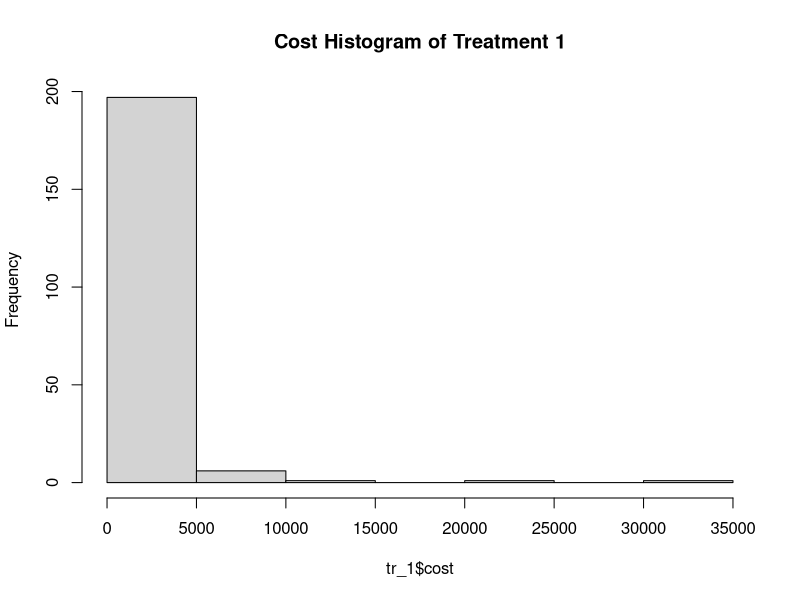
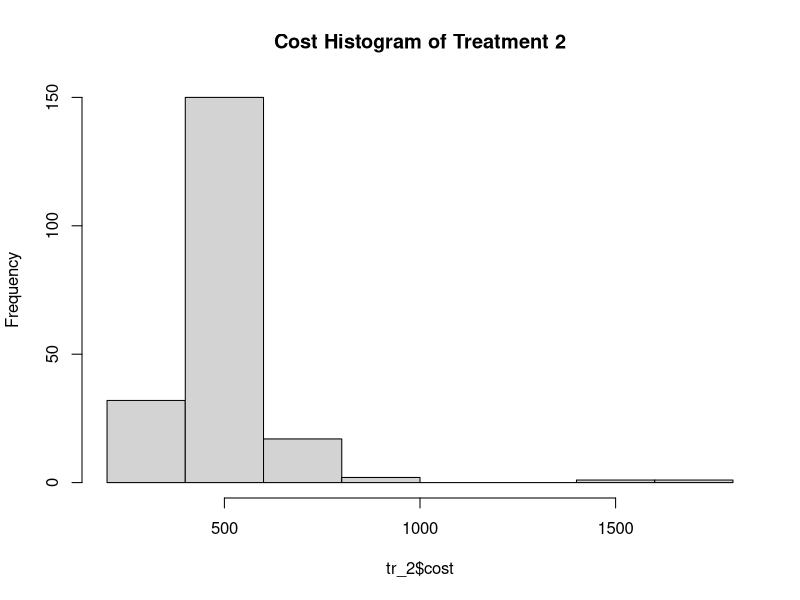
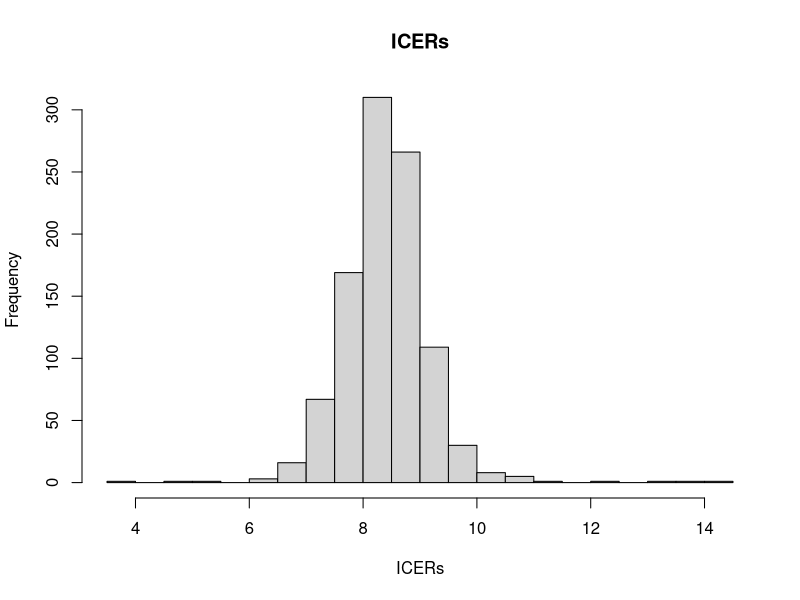
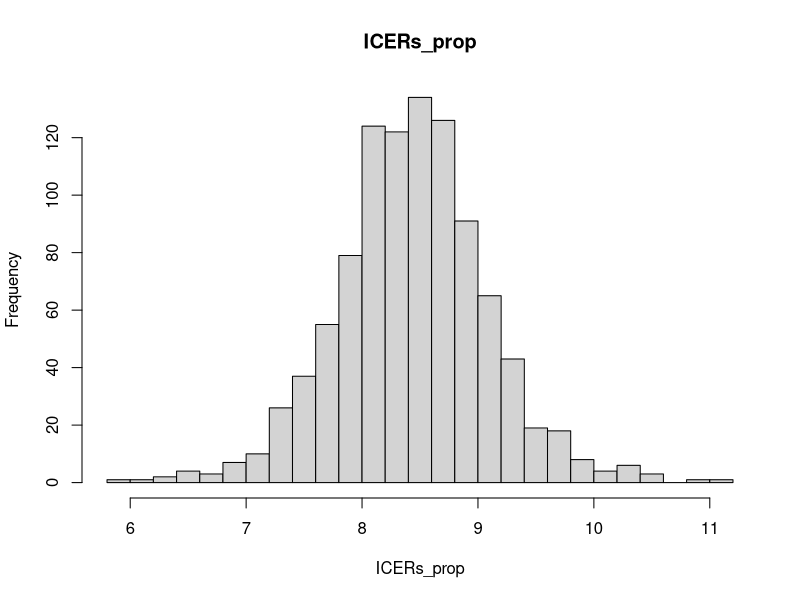
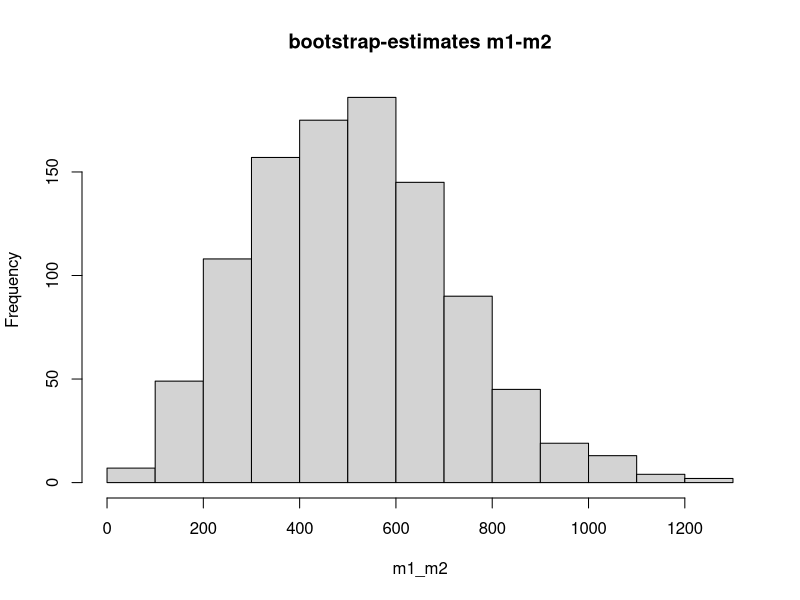
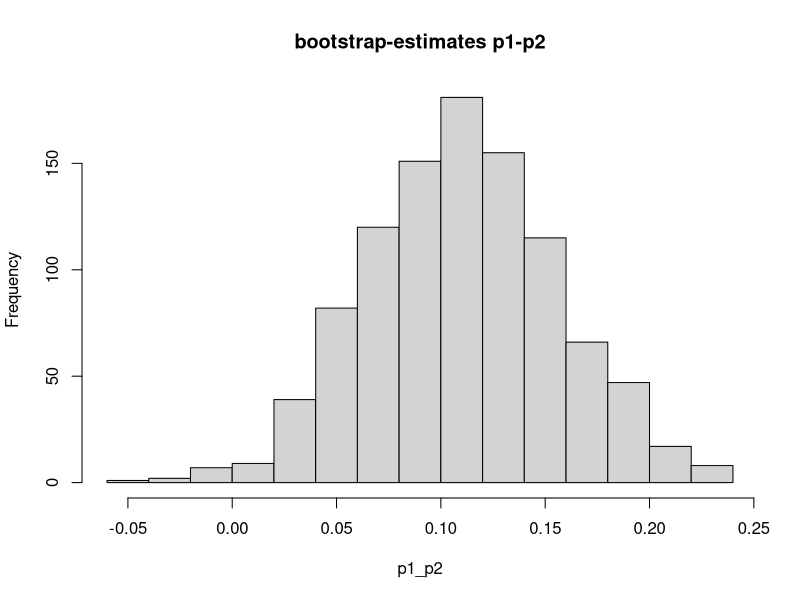
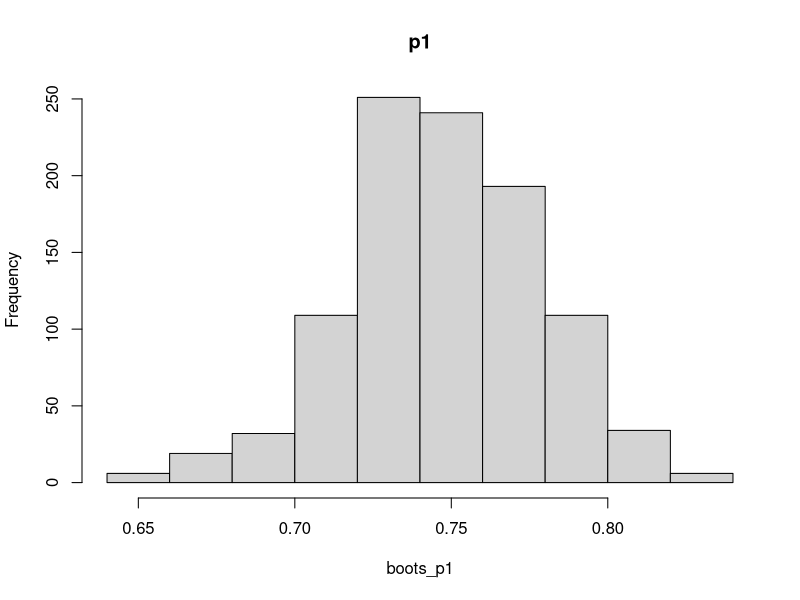
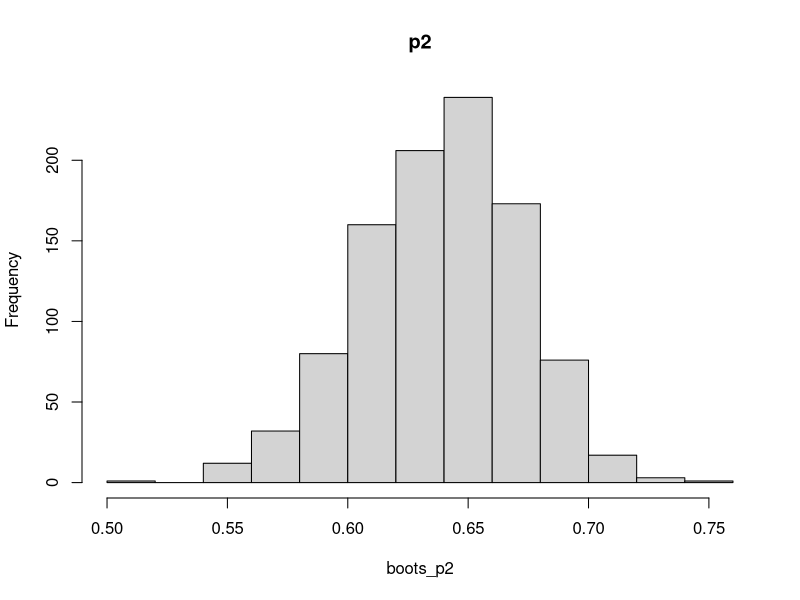

These charts were generated, in order, by the following R code: (Note: this script raises an error after producing the figures.)
## ---- chunk 1
# install.packages("e1071")
library(dplyr)

## ---- chunk 2

data <- read.csv("costefficacydata.csv")
# remove unecessairy duplicates of the patient number 
data <- data %>% select(-one_of('X', 'X.1')) 

set.seed(4242)
## ---- chunk 3

# treatment one
tr_1 <- subset(data, trt == 1)
hist(tr_1$cost, main="Cost Histogram of Treatment 1")
n_ev_tr1 <- nrow(subset(tr_1, event == 1))
print(paste("Deaths treatment 1 =", toString(n_ev_tr1)))
n_tr_1 <- nrow(tr_1)
print(paste("N treatment 1 =", toString(n_tr_1)))

# treatment two
tr_2 <- subset(data, trt == 2)
hist(tr_2$cost, main="Cost Histogram of Treatment 2")
n_ev_tr2 <- nrow(subset(tr_2, event == 1))
n_tr_2 <- nrow(tr_2)
print(paste("Deaths treatment 2 =", toString(n_ev_tr2)))
print(paste("N treatment 2 =", toString(n_tr_2)))

## ---- chunk 4
# means
m1 <- mean(tr_1$costs)
m2 <- mean(tr_2$costs)

print(paste("Mean treatement 1 =", round(m1, 2)))
print(paste("Mean treatement 2 =", round(m2, 2)))


# proportions
p1 <- n_ev_tr1 / n_tr_1
p2 <- n_ev_tr2 / n_tr_2

print(paste("Proportion of death for treatement 1 =", round(p1, 3)))
print(paste("Proportion of death for treatement 2 =", round(p2, 3)))

## ---- chunk 5
ICER <- ((m1-m2)/(p1-p2))
print(ICER)
## ---- chunk 6

# computer ICER with proportional bootstrap samples of both event
get_ICER_proportional <- function() {
  # get samples form both datasets
  index_tr1 <- sample(1:nrow(tr_1), replace=T)
  bootsmpl_tr1 <- tr_1[index_tr1,]
  
  index_tr2 <- sample(1:nrow(tr_2), replace=T)
  bootsmpl_tr2 <- tr_2[index_tr2,]
  
  # get n events
  n_ev_tr1_boot <- nrow(subset(bootsmpl_tr1, event == 1))
  n_ev_tr2_boot <- nrow(subset(bootsmpl_tr2, event == 1))
  
  # redundeant but whatever
  n_tr_1_boot <- nrow(bootsmpl_tr1)
  n_tr_2_boot <- nrow(bootsmpl_tr2)
  
  # compute means
  m1_boot <- mean(bootsmpl_tr1$costs)
  m2_boot <- mean(bootsmpl_tr2$costs)
  
  # we can use the previously computed ns
  p1_boot <- n_ev_tr1_boot / n_tr_1_boot
  p2_boot <- n_ev_tr2_boot / n_tr_2_boot
  
  ICER_b <- ((m1_boot-m2_boot)/(p1_boot-p2_boot))
  return(c(ICER_b, m1_boot, m2_boot, p1_boot, p2_boot))
}

# computer ICER with bootstrap samples of thw whole data
get_ICER <- function() {
  # get sample form the whole dataset
  index <- sample(1:nrow(data), replace=T)
  bootsmpl <- data[index,]
  
  # get subsets 
  tr_1_b <- subset(bootsmpl, trt == 1)
  tr_2_b <- subset(bootsmpl, trt == 2)
  
  # get total ns
  n_tr_1_b <- nrow(tr_1_b)
  n_tr_2_b <- nrow(tr_2_b)
  
  # ns treatment
  n_ev_tr1 <- nrow(subset(tr_1_b, event == 1))
  n_ev_tr2 <- nrow(subset(tr_2_b, event == 1))
  
  
  # compute means with subset
  m1_norm <- mean(tr_1_b$costs)
  m2_norm <- mean(tr_2_b$costs)
  
  # compute proportions
  p1_norm <- n_ev_tr1 / n_tr_1_b
  p2_norm <- n_ev_tr2 / n_tr_2_b
  
  ICER_norm <- ((m1_norm-m2_norm)/(p1_norm-p2_norm))
  return(c(ICER_norm, m1_norm, m2_norm, p1_norm, p2_norm))
}

# collect the ICRS
ICERs <- vector(mode="integer", length=0)
ICERs_prop <- vector(mode="integer", length=0)

# Collect the ms, we only do this for the proportional bootstrap since it has better results
boots_m1 <- vector(mode="integer", length=0)
boots_m2 <- vector(mode="integer", length=0)

boots_p1 <- vector(mode="integer", length=0)
boots_p2 <- vector(mode="integer", length=0)

# repeat 1000 times
for (i in 1:1000) {
  results_prop <- get_ICER_proportional()
  ICERs_prop[i] <- results_prop[1]
  
  results <- get_ICER()
  ICERs[i] <- results[1]
  
  boots_m1[i] <- results_prop[2]
  boots_m2[i] <- results_prop[3]
  boots_p1[i] <- results_prop[4]
  boots_p2[i] <- results_prop[5]
}

# remove negative values (there were 5) and do log transformation
ICERs <- ICERs[ICERs >= 0]
ICERs <- log(ICERs, base=exp(1))

ICERs_prop <- ICERs_prop[ICERs_prop >= 0]
ICERs_prop <- log(ICERs_prop, base = exp(1))

# means and CI for ICERs
mean_ICERs <- mean(ICERs)
CI_ICERs <- quantile(ICERs, probs=c(0.025, 0.975))
print(paste("The mean of the ICERS for the bootstrapping of the whole dataset is", round(mean_ICERs, 2), "With the confidence interval", round(CI_ICERs[1], 2), "to", round(CI_ICERs[2], 2)))

mean_ICERs_prop <- mean(ICERs_prop)
CI_ICERs_prop <- quantile(ICERs_prop, probs=c(0.025, 0.975))
print(paste("The mean of the ICERS for the bootstrapping of the whole proportional treatment subsets is", round(mean_ICERs_prop, 2), "With the confidence interval", round(CI_ICERs_prop[1], 2), "to", round(CI_ICERs_prop[2], 2)))

hist(ICERs, breaks=20, main="ICERs")
hist(ICERs_prop, breaks=20, main="ICERs_prop")


## ---- chunk 7
m1_m2 <- boots_m1-boots_m2
p1_p2 <- boots_p1-boots_p2

# histograms
hist(m1_m2, main="bootstrap-estimates m1-m2")
hist(p1_p2, main="bootstrap-estimates p1-p2")
hist(boots_p1, main="p1")
hist(boots_p2, main="p2")
# scatterplots
plot(m1_m2, p1_p2, type = "p", main="Scatter plot of m1-m2 vs p1-p2")

# first quadrant == both values positive
print(paste("The sum of values in the first quadrant: ", sum(m1_m2 >= 0 & p1_p2 >= 0)))
print(paste("The sum of values in the second quadrant: ", sum(m1_m2 >= 0 & p1_p2 < 0)))
print(paste("The sum of values in the third quadrant: ", sum(m1_m2 < 0 & p1_p2 < 0)))
print(paste("The sum of values in the fourth quadrant: ", sum(m1_m2 < 0 & p1_p2 >= 0)))

# double check
print(paste("Sum of means < 0:", sum(m1_m2 < 0)))
print(paste("Sum of proportions < 0:", sum(p1_p2 < 0)))

## ---- chunk 8

library(ggplot2)#

############## Normal Distribution ###############
mean_tr_1 <- mean(tr_1$costs)
sd_tr_1 <- sd(tr_1$costs)

mean_tr_2 <- mean(tr_2$costs)
sd_tr_2<- sd(tr_2$costs)

dist_costs_tr_1 <- rnorm(203, mean= mean_tr_1, sd = sd_tr_1)
dist_costs_tr_2 <- rnorm(206, mean= mean_tr_2, sd = sd_tr_2)

# qqplot 
qqplot(tr_1$costs, dist_costs_tr_1, main="QQ Plot Normal tr_1")
qqplot(tr_2$costs, dist_costs_tr_2, main="QQ Plot Normal tr_2")

# Plot tr_1
ggplot(tr_1, aes(x = costs)) +
  geom_histogram(aes(y = ..density..), bins = 20, fill = "lightblue", color = "black") +
  stat_function(fun = dnorm, args = list(mean = mean_tr_1, sd = sd_tr_1), color = "blue", size = 1) +
  labs(title = "Cost Tr_1 Distribution with Fitted Normal Curve", x = "Cost", y = "Density") +
  theme_minimal()

# Plot tr_2
ggplot(tr_2, aes(x = costs)) +
  geom_histogram(aes(y = ..density..), bins = 20, fill = "green", color = "black") +
  stat_function(fun = dnorm, args = list(mean = mean_tr_2, sd = sd_tr_2), color = "red", size = 1) +
  labs(title = "Cost Tr_2 Distribution with Fitted Normal Curve", x = "Cost", y = "Density") +
  theme_minimal()

######### Lognormal distribution #############
# transform log
log_cost_tr_1 <- log(tr_1$cost)
log_cost_tr_2 <- log(tr_2$cost)

# SCalculate mean and standard deviation of the logged data
mean_log_cost_tr_1 <- mean(log_cost_tr_1, na.rm = TRUE)
sd_log_cost_tr_1 <- sd(log_cost_tr_1, na.rm = TRUE)

mean_log_cost_tr2 <- mean(log_cost_tr_2, na.rm = TRUE)
sd_log_cost_tr_2 <- sd(log_cost_tr_2, na.rm = TRUE)

dist_costs_tr_1 <- rlnorm(203, meanlog= mean_log_cost_tr_1, sdlog= sd_log_cost_tr_1)
dist_costs_tr_2 <- rlnorm(206, meanlog= mean_log_cost_tr2, sdlog= sd_log_cost_tr_2)

# qqplot 
qqplot(tr_1$costs, dist_costs_tr_1, main="QQ Plot Lognormal tr_1")
qqplot(tr_2$costs, dist_costs_tr_2, main="QQ Plot Lognormal tr_2")

# Step 3: Create ggplot with histogram and fitted lognormal distribution curve
ggplot(tr_1, aes(x = costs)) +
  geom_histogram(aes(y = ..density..), bins = 20, fill = "lightblue", color = "black") +
  stat_function(fun = dlnorm, args = list(meanlog = mean_log_cost_tr_1, sdlog = sd_log_cost_tr_1), color = "blue", size = 1) +
  labs(title = "Cost Distribution tr_1 with Fitted Lognormal Curve", x = "Cost", y = "Density") +
  theme_minimal()

ggplot(tr_2, aes(x = costs)) +
  geom_histogram(aes(y = ..density..), bins = 20, fill = "green", color = "black") +
  stat_function(fun = dlnorm, args = list(meanlog = mean_log_cost_tr2, sdlog = sd_log_cost_tr_2), color = "red", size = 1) +
  labs(title = "Cost Distribution tr_2 with Fitted Lognormal Curve", x = "Cost", y = "Density") +
  theme_minimal()

############# logistic #################
mean_tr_1 <- mean(tr_1$costs)
sd_tr_1 <- sd(tr_1$costs)

mean_tr_2 <- mean(tr_2$costs)
sd_tr_2<- sd(tr_2$costs)

dist_costs_tr_1 <- rnorm(203, mean= mean_tr_1, sd = sd_tr_1)
dist_costs_tr_2 <- rnorm(206, mean= mean_tr_2, sd = sd_tr_2)

# qqplot 
qqplot(tr_1$costs, dist_costs_tr_1, main="QQ Plot Logistic tr_1")
qqplot(tr_2$costs, dist_costs_tr_2, main="QQ Plot Logistic tr_2")

# Plot tr_1
ggplot(tr_1, aes(x = costs)) +
  geom_histogram(aes(y = ..density..), bins = 20, fill = "lightblue", color = "black") +
  stat_function(fun = dlogis, args = list(location = mean_tr_1, scale = sd_tr_1), color = "blue", size = 1) +
  labs(title = "Cost Tr_1 Distribution with Fitted Logistic Curve", x = "Cost", y = "Density") +
  theme_minimal()

# Plot tr_2
ggplot(tr_2, aes(x = costs)) +
  geom_histogram(aes(y = ..density..), bins = 20, fill = "green", color = "black") +
  stat_function(fun = dlogis, args = list(location = mean_tr_2, scale = sd_tr_2), color = "red", size = 1) +
  labs(title = "Cost Tr_2 Distribution with Fitted Logistic Curve", x = "Cost", y = "Density") +
  theme_minimal()

############ weibull distribution #################
library(MASS)

# Fit distribution
weibull_fit_tr_1 <- fitdistr(tr_1$costs, densfun = "weibull")
weibull_fit_tr_2 <- fitdistr(tr_2$costs, densfun = "weibull")

# Extract the shape and scale parameters
shape_tr_1 <- weibull_fit_tr_1$estimate["shape"]
scale_tr_1 <- weibull_fit_tr_1$estimate["scale"]

shape_tr_2 <- weibull_fit_tr_2$estimate["shape"]
scale_tr_2 <- weibull_fit_tr_2$estimate["scale"]

# sample
dist_costs_tr_1 <- rweibull(203, shape= shape_tr_1, scale = scale_tr_1)
dist_costs_tr_2 <- rweibull(206, shape= shape_tr_2, scale = scale_tr_2)

# qqplot 
qqplot(tr_1$costs, dist_costs_tr_1, main="QQ Plot Weibull tr_1")
qqplot(tr_2$costs, dist_costs_tr_2, main="QQ Plot Weibull tr_2")


# Plot tr_1
ggplot(tr_1, aes(x = costs)) +
  geom_histogram(aes(y = ..density..), bins = 20, fill = "lightblue", color = "black") +
  stat_function(fun = dweibull, args = list(shape = shape_tr_1, scale = scale_tr_1), color = "blue", size = 1) +
  labs(title = "Cost Tr_1 Distribution with Fitted Weibull Curve", x = "Cost", y = "Density") +
  theme_minimal()

# Plot tr_2
ggplot(tr_2, aes(x = costs)) +
  geom_histogram(aes(y = ..density..), bins = 20, fill = "green", color = "black") +
  stat_function(fun = dweibull, args = list(shape = shape_tr_2, scale = scale_tr_2), color = "red", size = 1) +
  labs(title = "Cost Tr_2 Distribution with Fitted Weibull Curve", x = "Cost", y = "Density") +
  theme_minimal()

############### gamma ##################

# Using initial estimates based on data
initial_shape_tr_1 <- mean(tr_1$costs) ^ 2 / var(tr_1$costs)
initial_scale_tr_1 <- var(tr_1$costs) / mean(tr_1$costs)

initial_shape_tr_2 <- mean(tr_2$costs) ^ 2 / var(tr_2$costs)
initial_scale_tr_2 <- var(tr_2$costs) / mean(tr_2$costs)

# Fit distribution
gamma_fit_tr_1 <- fitdistr(tr_1$costs, densfun = "gamma", start = list(shape = initial_shape_tr_1, scale = initial_scale_tr_1))
gamma_fit_tr_2 <- fitdistr(tr_2$costs, densfun = "gamma", start = list(shape = initial_shape_tr_2, scale = initial_scale_tr_2))

# Extract the shape and scale parameters
shape_tr_1 <- gamma_fit_tr_1$estimate["shape"]
scale_tr_1 <- gamma_fit_tr_1$estimate["scale"]

shape_tr_2 <- gamma_fit_tr_2$estimate["shape"]
scale_tr_2 <- gamma_fit_tr_2$estimate["scale"]

# get sample 
dist_costs_tr_1 <- rgamma(203, shape=shape_tr_1 , scale= scale_tr_1)
dist_costs_tr_2 <- rgamma(206, shape=shape_tr_2 , scale= scale_tr_2)

# qqplot
qqplot(tr_1$costs, dist_costs_tr_1, main="QQ Plot Gamma tr_1")
qqplot(tr_2$costs, dist_costs_tr_2, main="QQ Plot Gammae tr_2")

# Plot tr_1
ggplot(tr_1, aes(x = costs)) +
  geom_histogram(aes(y = ..density..), bins = 20, fill = "lightblue", color = "black") +
  stat_function(fun = dgamma, args = list(shape = shape_tr_1, scale = scale_tr_1), color = "blue", size = 1) +
  labs(title = "Cost Tr_1 Distribution with Fitted Gamma Curve", x = "Cost", y = "Density") +
  theme_minimal()

# Plot tr_2
ggplot(tr_2, aes(x = costs)) +
  geom_histogram(aes(y = ..density..), bins = 20, fill = "green", color = "black") +
  stat_function(fun = dgamma, args = list(shape = shape_tr_2, scale = scale_tr_2), color = "red", size = 1) +
  labs(title = "Cost Tr_2 Distribution with Fitted Gamma Curve", x = "Cost", y = "Density") +
  theme_minimal()

# TODO do the qqplot wiht qqcomp and fitdist (like sophie and micha)

## ---- chunk 9

get_ICERs_from_distribution <- function(dist) {

  if (dist=="normal") {
    # get parameters for the distributions
    mmean_tr_1 <- mean(tr_1$costs)
    mmean_tr_2 <- mean(tr_2$costs)
    
    msd_tr_1 <- sd(tr_1$costs)
    msd_tr_2 <- sd(tr_2$costs)
    
    m_p1_tr_1 <- nrow(subset(tr_1, event == 1)) / nrow(tr_1)
    m_p1_tr_2 <- nrow(subset(tr_2, event == 1)) / nrow(tr_2)
  } else if(dist=="gamma") {
    # Using initial estimates based on data
    initial_shape_tr_1_rd <- mean(tr_1$costs) ^ 2 / var(tr_1$costs)
    initial_scale_tr_1_rd <- var(tr_1$costs) / mean(tr_1$costs)
    
    initial_shape_tr_2_rd <- mean(tr_2$costs) ^ 2 / var(tr_2$costs)
    initial_scale_tr_2_rd <- var(tr_2$costs) / mean(tr_2$costs)
    
    # Fit distribution
    gamma_fit_tr_1_rd <- fitdistr(tr_1$costs, densfun = "gamma", start = list(shape = initial_shape_tr_1_rd, scale = initial_scale_tr_1_rd))
    gamma_fit_tr_2_rd <- fitdistr(tr_2$costs, densfun = "gamma", start = list(shape = initial_shape_tr_2_rd, scale = initial_scale_tr_2_rd))
    
    # Extract the shape and scale parameters
    shape_tr_1_rd <- gamma_fit_tr_1_rd$estimate["shape"]
    scale_tr_1_rd <- gamma_fit_tr_1_rd$estimate["scale"]
    
    shape_tr_2_rd <- gamma_fit_tr_2_rd$estimate["shape"]
    scale_tr_2_rd <- gamma_fit_tr_2_rd$estimate["scale"]
  } else if(dist=="weibull"){
    
    # Fit distribution
    weibull_fit_tr_1_rd <- fitdistr(tr_1$costs, densfun = "weibull")
    weibull_fit_tr_2_rd <- fitdistr(tr_2$costs, densfun = "weibull")
    
    # Extract the shape and scale parameters
    shape_tr_1_rd <- weibull_fit_tr_1_rd$estimate["shape"]
    scale_tr_1_rd <- weibull_fit_tr_1_rd$estimate["scale"]
    
    shape_tr_2_rd <- weibull_fit_tr_2_rd$estimate["shape"]
    scale_tr_2_rd <- weibull_fit_tr_2_rd$estimate["scale"]
    
  } else if(dist=="lognormal") {
    # transform log
    log_cost_tr_1_rd <- log(tr_1$cost)
    log_cost_tr_2_rd <- log(tr_2$cost)
    
    # Calculate mean and standard deviation of the logged data
    mean_log_cost_tr_1_rd <- mean(log_cost_tr_1_rd, na.rm = TRUE)
    sd_log_cost_tr_1_rd <- sd(log_cost_tr_1_rd, na.rm = TRUE)
    
    mean_log_cost_tr_2_rd <- mean(log_cost_tr_2_rd, na.rm = TRUE)
    sd_log_cost_tr_2_rd <- sd(log_cost_tr_2_rd, na.rm = TRUE)
    
  } else if(dist=="logistic") {
    mean_tr_1_rd <- mean(tr_1$costs)
    sd_tr_1_rd <- sd(tr_1$costs)
  
    mean_tr_2_rd <- mean(tr_2$costs)
    sd_tr_2_rd <- sd(tr_2$costs)
  }
  
  # create vectors to aggregate data
  # collect the ICRS
  ICERs_rd <- vector(mode="integer", length=0)
  
  rd_m1 <- vector(mode="integer", length=0)
  rd_m2 <- vector(mode="integer", length=0)
  
  rd_p1 <- vector(mode="integer", length=0)
  rd_p2 <- vector(mode="integer", length=0)
  
  for (i in 1:1000) {
    # draw the costs
    if (dist=="normal") {
      dist_costs_tr_1 <- rnorm(203, mean= mmean_tr_1, sd = msd_tr_1)
      dist_costs_tr_2 <- rnorm(206, mean= mmean_tr_2, sd = msd_tr_2)
    } else if (dist=="lognormal") {
      dist_costs_tr_1 <- rlnorm(203, meanlog= mean_log_cost_tr_1_rd, sdlog= sd_log_cost_tr_1_rd)
      dist_costs_tr_2 <- rlnorm(206, meanlog= mean_log_cost_tr_2_rd, sdlog= sd_log_cost_tr_2_rd)
    } else if (dist=="gamma") {
      dist_costs_tr_1 <- rgamma(203, shape=shape_tr_1_rd , scale= scale_tr_1_rd)
      dist_costs_tr_2 <- rgamma(206, shape=shape_tr_2_rd , scale= scale_tr_2_rd)
    } else if (dist=="logistic") {
      dist_costs_tr_1 <- rnorm(203, mean= mean_tr_1_rd, sd = sd_tr_1_rd)
      dist_costs_tr_2 <- rnorm(206, mean= mean_tr_2_rd, sd = sd_tr_2_rd)
    } else if (dist=="weibull") {
      dist_costs_tr_1 <- rweibull(203, shape= shape_tr_1_rd, scale = scale_tr_1_rd)
      dist_costs_tr_2 <- rweibull(206, shape= shape_tr_2_rd, scale = scale_tr_2_rd)
    }
    # draw the events 
    # TODO is the size appropriate?
    dist_ev_tr1 <- rbinom(203, size=1, prob = m_p1_tr_1)
    dist_ev_tr2 <- rbinom(206, size=1, prob = m_p1_tr_1)
    
    df_tr_1 <- data.frame(event = dist_ev_tr1, costs = dist_costs_tr_1)
    df_tr_2 <- data.frame(event = dist_ev_tr2, costs = dist_costs_tr_2)
    
    # get n events
    n_ev_tr1_rd <- nrow(subset(df_tr_1, event == 1))
    n_ev_tr2_rd <- nrow(subset(df_tr_2, event == 1))
    
    # redundeant but whatever
    n_tr_1_rd <- nrow(df_tr_1)
    n_tr_2_rd <- nrow(df_tr_2)
    
    # compute means
    m1_rd <- mean(df_tr_1$costs)
    m2_rd <- mean(df_tr_2$costs)
    
    # save TODO maybe remove 
    rd_m1[i] <- m1_rd
    rd_m2[i] <- m2_rd
    
    # we can use the previously computed ns
    p1_rd <- n_ev_tr1_rd / n_tr_1_rd
    p2_rd <- n_ev_tr2_rd / n_tr_2_rd
    
    # save TODO maybe remove
    rd_p1 <- p1_rd
    rd_p2 <- p2_rd
    
    ICER_rd <- ((m1_rd-m2_rd)/(p1_rd-p2_rd))
    
    ICERs_rd[i] <- ICER_rd
  }
  
  
  # remove negative values (there were 5) and do log transformation
  ICERs_rd <- ICERs_rd[ICERs_rd >= 0]
  # logtransform
  #ICERs_rd <- log(ICERs_rd, base=exp(1))
  
  
  # means and CI for ICERs
  mean_ICERs_rd <- mean(ICERs_rd)
  CI_ICERs_rd <- quantile(ICERs_rd, probs=c(0.025, 0.975))
  print(paste("The log of the mean of the ICERS for the ", dist, "distribution is", round(mean_ICERs_rd, 2), "With the confidence interval", round(CI_ICERs_rd[1], 2), "to", round(CI_ICERs_rd[2], 2)))
  hist(ICERs_rd, breaks= 20, main=paste("Randomly generated ICERs based on ", dist, "distribution in log scale"))
}

# call for each distribution
get_ICERs_from_distribution("normal")
get_ICERs_from_distribution("weibull")
get_ICERs_from_distribution("logistic")
get_ICERs_from_distribution("lognormal")
get_ICERs_from_distribution("gamma")
